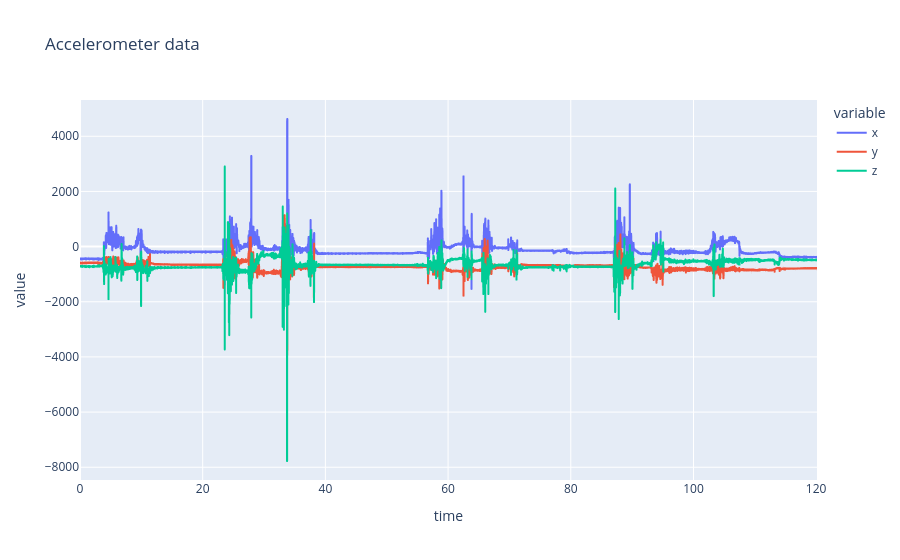

The cell this chart's notebook holds for it:
### Code cell
px.line(acc_data,
        x = "time",
        y = ["x", "y", "z"],
        title = "Accelerometer data")

### Figure 1 — Plotly figure (JSON) as saved in the notebook; plotly's stock layout.template omitted (floating-point values rounded to 4 significant figures; data arrays with more than 128 entries replaced by an {"elided": "..."} marker saying what was removed)
{"data": [{"hovertemplate": "variable=x<br>time=%{x}<br>value=%{y}<extra></extra>", "legendgroup": "x", "line": {"color": "#636efa", "dash": "solid"}, "marker": {"symbol": "circle"}, "mode": "lines", "name": "x", "showlegend": true, "type": "scattergl", "x": {"elided": "24552 float values"}, "xaxis": "x", "y": {"elided": "24552 int values"}, "yaxis": "y"}, {"hovertemplate": "variable=y<br>time=%{x}<br>value=%{y}<extra></extra>", "legendgroup": "y", "line": {"color": "#EF553B", "dash": "solid"}, "marker": {"symbol": "circle"}, "mode": "lines", "name": "y", "showlegend": true, "type": "scattergl", "x": {"elided": "24552 float values"}, "xaxis": "x", "y": {"elided": "24552 int values"}, "yaxis": "y"}, {"hovertemplate": "variable=z<br>time=%{x}<br>value=%{y}<extra></extra>", "legendgroup": "z", "line": {"color": "#00cc96", "dash": "solid"}, "marker": {"symbol": "circle"}, "mode": "lines", "name": "z", "showlegend": true, "type": "scattergl", "x": {"elided": "24552 float values"}, "xaxis": "x", "y": {"elided": "24552 int values"}, "yaxis": "y"}], "layout": {"legend": {"title": {"text": "variable"}, "tracegroupgap": 0}, "title": {"text": "Accelerometer data"}, "xaxis": {"anchor": "y", "domain": [0, 1], "title": {"text": "time"}}, "yaxis": {"anchor": "x", "domain": [0, 1], "title": {"text": "value"}}}}
